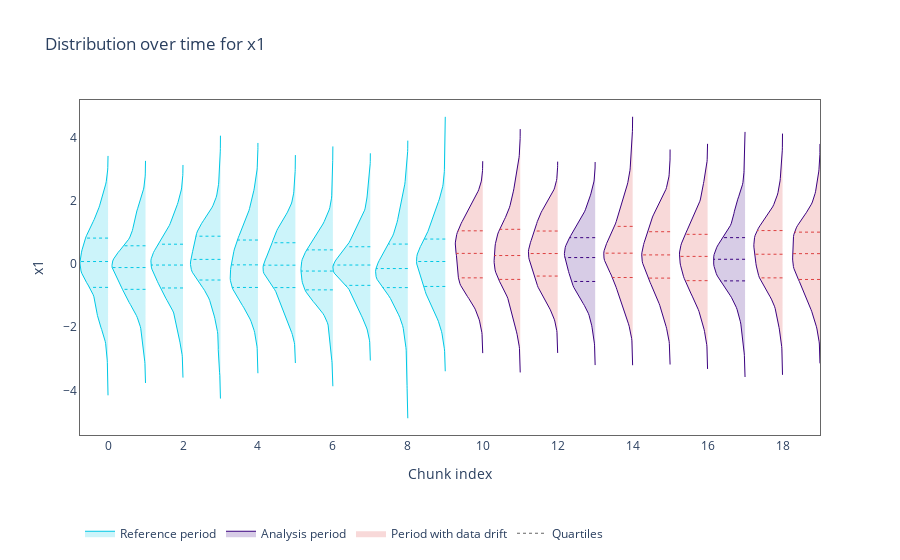

Here is the notebook cell this chart was saved with:
### Code cell
dist_fig = results.plot(kind = "distribution",
             method = "wasserstein_distance",
             column_name = "x1",
             plot_reference = True)
dist_fig.show()
